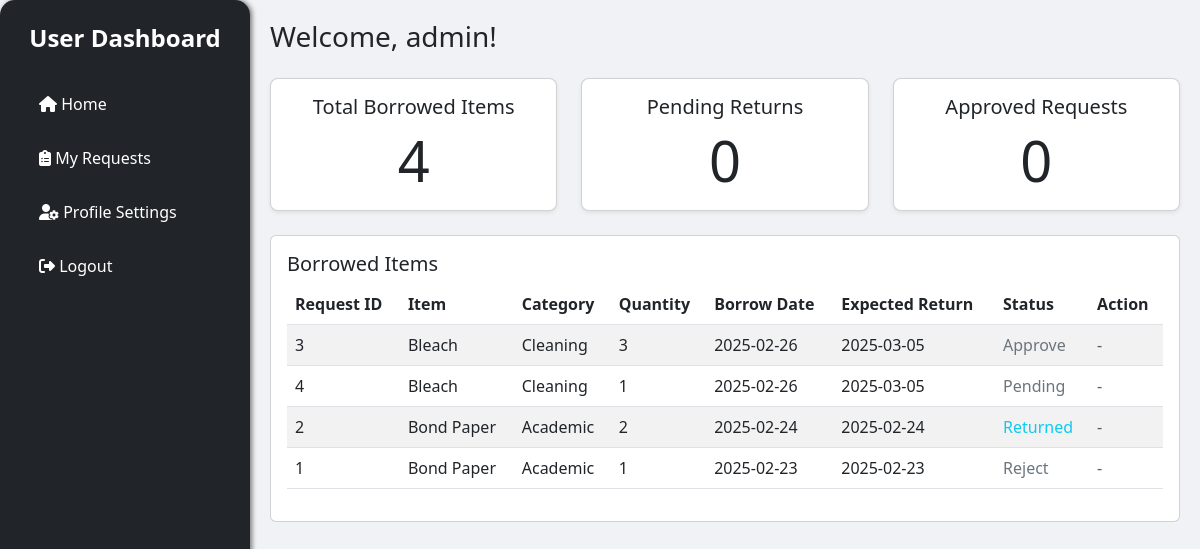
/user/user_dashboard.php (signed in), run on the app's committed database.
### tables this page shows
CREATE TABLE `borrow` (
  `borrow_id` int(11) NOT NULL,
  `userId` int(11) NOT NULL,
  `item_id` int(11) NOT NULL,
  `category` enum('equipment','medical','academic','cleaning') NOT NULL,
  `quantity` int(11) NOT NULL,
  `borrow_date` date NOT NULL,
  `expected_return_date` date DEFAULT NULL,
  `status` varchar(20) DEFAULT 'pending'
);

### user/user_dashboard.php (the view, shortened to what this page needs)
<?php
include '../config/conn.php';
$username = $_SESSION['username'];
$borrowed_items_sql = "SELECT b.borrow_id, b.item_id, b.category, b.quantity, b.borrow_date, b.expected_return_date, b.status,
                              CASE
                                WHEN b.category = 'equipment' THEN e.item_name
                                WHEN b.category = 'medical' THEN m.item_name
                                WHEN b.category = 'academic' THEN a.item_name
                                WHEN b.category = 'cleaning' THEN c.item_name
                              END AS item_name
                       FROM borrow b
                       LEFT JOIN item_equipment e ON b.item_id = e.item_id AND b.category = 'equipment'
                       LEFT JOIN medical_item m ON b.item_id = m.item_id AND b.category = 'medical'
                       LEFT JOIN academic_item a ON b.item_id = a.item_id AND b.category = 'academic'
                       LEFT JOIN cleaning_item c ON b.item_id = c.item_id AND b.category = 'cleaning'
                       ORDER BY b.borrow_date DESC";
$borrowed_stmt = $conn->prepare($borrowed_items_sql);
$borrowed_stmt->execute();
$borrowed_result = $borrowed_stmt->get_result();
$total_borrowed = $borrowed_result->num_rows;
$pending_returns = 0;
$approved_requests = 0;
?>
<!DOCTYPE html>
<html lang="en">
<head>
    <link href="https://cdn.jsdelivr.net/npm/bootstrap@5.3.0/dist/css/bootstrap.min.css" rel="stylesheet">
    <link rel="stylesheet" href="https://cdnjs.cloudflare.com/ajax/libs/font-awesome/6.4.0/css/all.min.css">
</head>
<body>
    <div class="d-flex">
        <?php include '../includes/user_sidebar.php'; ?>
        <div class="content-area">
            <h1 class="h3 mb-4">Welcome, <?php echo htmlspecialchars($username); ?>!</h1>
            <div class="row mb-4">
                <div class="col-md-4">
                    <div class="card dashboard-card text-center shadow-sm">
                        <div class="card-body">
                            <h5 class="card-title">Total Borrowed Items</h5>
                            <p class="card-text display-4"><?php echo $total_borrowed; ?></p>
                        </div>
                    </div>
                </div>
                <div class="col-md-4">
                    <div class="card dashboard-card text-center shadow-sm">
                        <div class="card-body">
                            <h5 class="card-title">Pending Returns</h5>
                            <p class="card-text display-4"><?php echo $pending_returns; ?></p>
                        </div>
                    </div>
                </div>
                <div class="col-md-4">
                    <div class="card dashboard-card text-center shadow-sm">
                        <div class="card-body">
                            <h5 class="card-title">Approved Requests</h5>
                            <p class="card-text display-4"><?php echo $approved_requests; ?></p>
                        </div>
                    </div>
                </div>
            </div>
            <div class="card">
                <div class="card-body">
                    <h2 class="h5">Borrowed Items</h2>
                    <table class="table table-striped">
                        <thead>
                            <tr>
                                <th>Request ID</th>
                                <th>Item</th>
                                <th>Category</th>
                                <th>Quantity</th>
                                <th>Borrow Date</th>
                                <th>Expected Return</th>
                                <th>Status</th>
                                <th>Action</th>
                            </tr>
                        </thead>
                        <tbody>
                            <?php
                            $row_class = '';
                            while ($row = $borrowed_result->fetch_assoc()):
                                $row_class = $row_class === '' ? 'bg-light' : '';
                            ?>
                            <tr class="<?php echo $row_class; ?>">
                                <td><?php echo htmlspecialchars($row['borrow_id']); ?></td>
                                <td><?php echo htmlspecialchars($row['item_name']); ?></td>
                                <td><?php echo ucfirst(htmlspecialchars($row['category'])); ?></td>
                                <td><?php echo htmlspecialchars($row['quantity']); ?></td>
                                <td><?php echo date('Y-m-d', strtotime($row['borrow_date'])); ?></td>
                                <td><?php echo date('Y-m-d', strtotime($row['expected_return_date'])); ?></td>
                                <td>
                                    <span class="<?php echo getStatusClass($row['status']); ?>">
                                        <?php echo ucfirst(htmlspecialchars($row['status'])); ?>
                                    </span>
                                </td>
                                <td>
                                    <?php if ($row['status'] == 'borrowed'): ?>
                                        <form action="../borrow/handle_return.php" method="POST" class="d-inline">
                                            <input type="hidden" name="borrow_id" value="<?php echo $row['borrow_id']; ?>">
                                            <input type="hidden" name="item_id" value="<?php echo $row['item_id']; ?>">
                                            <input type="hidden" name="category" value="<?php echo $row['category']; ?>">
                                            <input type="hidden" name="quantity" value="<?php echo $row['quantity']; ?>">
                                            <input type="hidden" name="from_dashboard" value="1">
                                            <button type="submit" class="btn btn-primary btn-sm">
                                                Return
                                            </button>
                                        </form>
                                    <?php else: ?>
                                        <span class="text-muted">-</span>
                                    <?php endif; ?>
                                </td>
                            </tr>
                            <?php endwhile; ?>
                        </tbody>
                    </table>
                </div>
            </div>
        </div>
    </div>
</body>
</html>
<?php
function getStatusClass($status) {
    switch ($status) {
        case 'returned':
            return 'text-info';
        default:
            return 'text-secondary';
    }
}
?>

### user/user_dashboard.php (style rules this page uses)
body { background-color: #f0f2f5; }
.dashboard-card { transition: transform 0.2s; border-radius: 0.5rem; }
.table th, .table td { vertical-align: middle; }
.content-area { margin-left: 250px; padding: 20px; width: calc(100% - 250px); }

### data on the page
borrow: borrow_id "3", item_name "Bleach", category "Cleaning", quantity "3", borrow_date "2025-02-26", expected_return_date "2025-03-05", status "Approve"
borrow: borrow_id "4", item_name "Bleach", category "Cleaning", quantity "1", borrow_date "2025-02-26", expected_return_date "2025-03-05", status "Pending"
borrow: borrow_id "2", item_name "Bond Paper", category "Academic", quantity "2", borrow_date "2025-02-24", expected_return_date "2025-02-24", status "Returned"
borrow: borrow_id "1", item_name "Bond Paper", category "Academic", quantity "1", borrow_date "2025-02-23", expected_return_date "2025-02-23", status "Reject"

### other printed values
$username "admin"
$total_borrowed "4"
$pending_returns "0"
$approved_requests "0"
